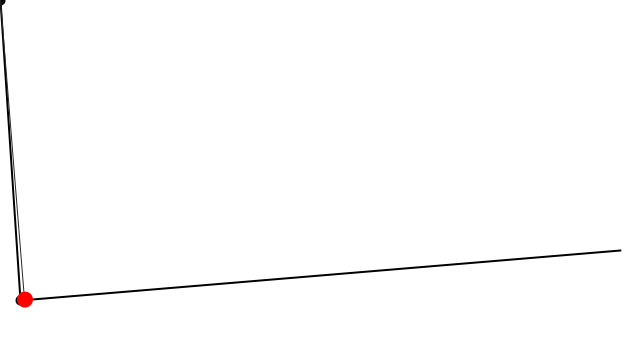
Frame 1 (no input)
Frame 60 (the mouse pressed at the canvas centre just before this capture): identical to frame 1, image omitted
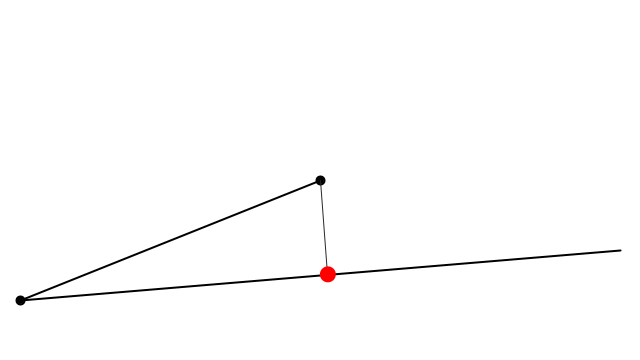
Frame 120 (the mouse held since frame 60 and released just before this capture)

The Processing sketch that drew these frames (run headless with seeded random() and noise(); from frame 60 on, the mouse is pressed at the canvas centre):

// Processing sketch: build
// ── build.pde
void setup() {
  size(640, 360);
}

void draw() {
  
  background(255);
  
  PVector a = new PVector(20, 300);
  PVector b = new PVector(620, 250);
  PVector mouse = new PVector(mouseX, mouseY);
  
  stroke(0);
  strokeWeight(2);
  line(a.x, a.y, b.x, b.y);
  line(a.x, a.y, mouse.x, mouse.y);
  fill(0);
  ellipse(a.x, a.y, 8, 8);
  ellipse(mouse.x, mouse.y, 8, 8);
  
  PVector normal = scalarProjection(mouse, a, b);
  strokeWeight(1);
  stroke(40);
  line(mouse.x, mouse.y, normal.x, normal.y);
  
  noStroke();
  fill(255, 0, 0);
  ellipse(normal.x, normal.y, 16, 16);

}

PVector scalarProjection(PVector p, PVector b, PVector a) {
 
  PVector ap = PVector.sub(p, a);
  PVector ab = PVector.sub(b, a);
  ab.normalize();
  ab.mult(ap.dot(ab));
  PVector normalPoint = PVector.add(a, ab);
  return normalPoint;
  
}
